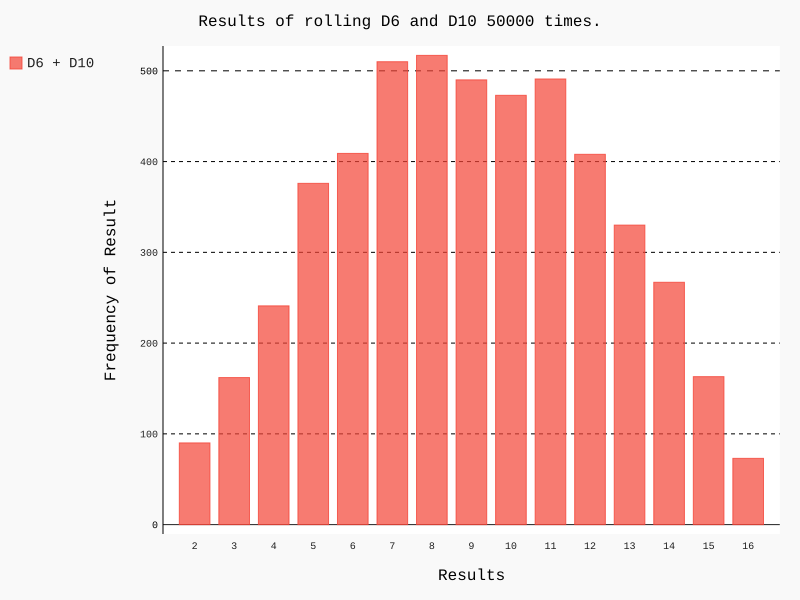

This chart was generated by the following Python code:
# -- coding: utf-8 --

import pygal
from die import Die

# 创建两个实例
die_1 = Die()
die_2 = Die(10)

# 掷骰子
results = []
for roll_num in range(5000):
    result = die_1.roll() + die_2.roll()
    results.append(result)

# 分析结果
frequencies = []
max_result = die_1.num_sides + die_2.num_sides
for value in range(2, max_result+1):
    frequency = results.count(value)
    frequencies.append(frequency)

# 可视化结果
hist = pygal.Bar()
hist.title = "Results of rolling D6 and D10 50000 times."
hist.x_labels = ['2', '3', '4', '5', '6', '7', '8', '9', '10', '11', '12', '13', '14', '15', '16']
hist.x_title = 'Results'
hist.y_title = "Frequency of Result"

hist.add("D6 + D10", frequencies)
hist.render_to_file("different_dice.svg")
